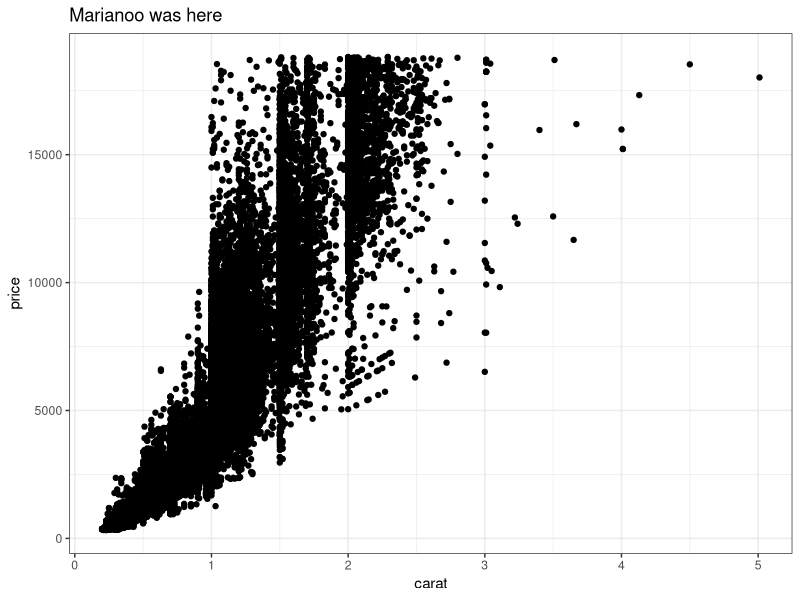
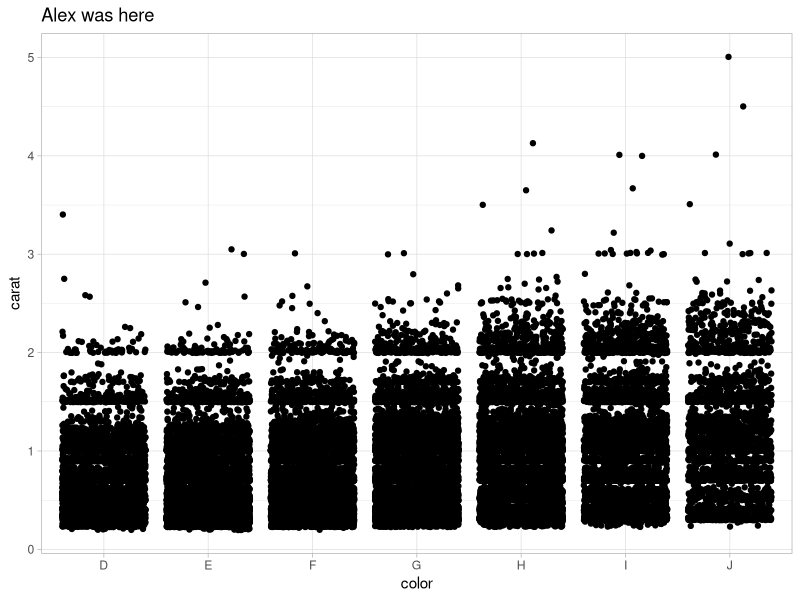
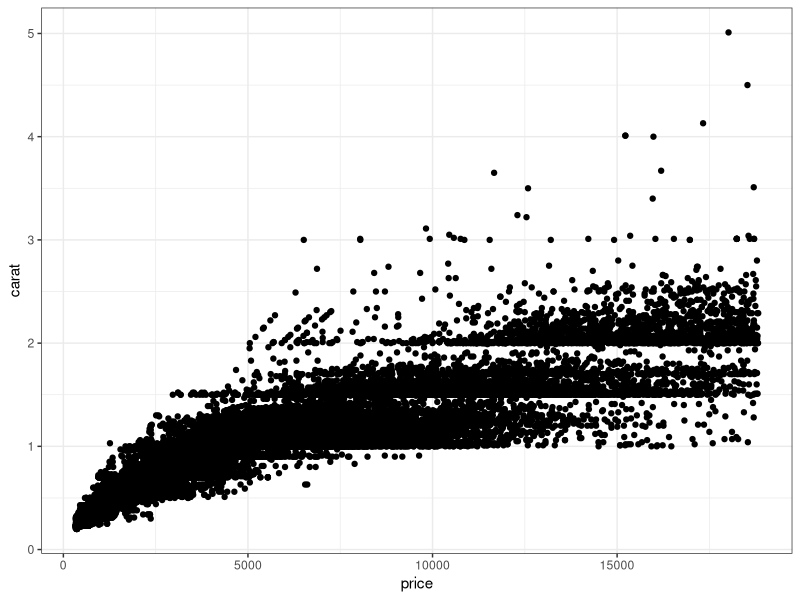
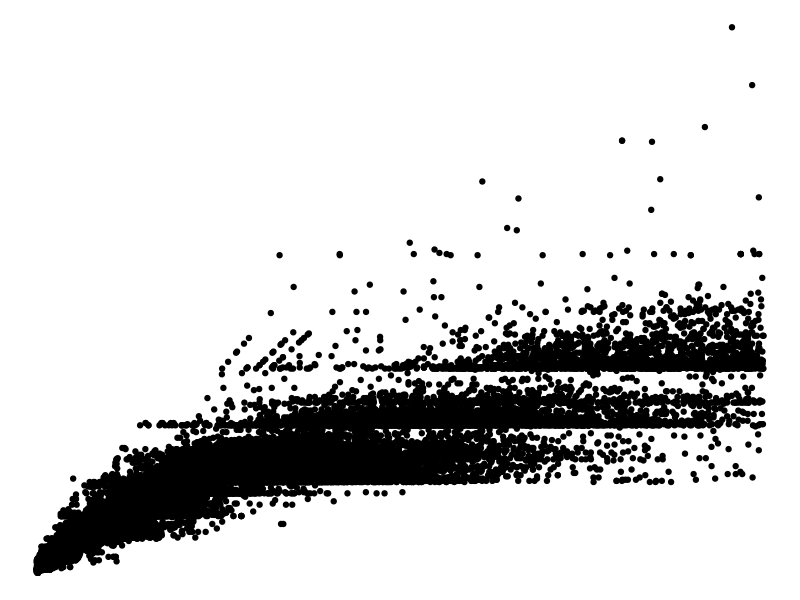

These charts were generated, in order, by the following R code:
## ---- chunk 1
knitr::opts_chunk$set(echo = TRUE)
library(tidyverse)
## ---- chunk 2
# Partner 1: 
# Run the code below to see the original graph
# Change the code below to make the point color change based on 'cut', and update the theme to theme_bw(). Update the title to include your first name. 

ggplot(data = diamonds, aes(x = carat, y = price)) +
  geom_point()+
  theme_bw()+
  labs(title = "Marianoo was here")
## ---- chunk 3
# Partner 2: 
# Run the code below to see the original graph
# Change the code below to make the geom a geom_jitter, and update the theme to theme_light. Update the title to include your first name. 

ggplot(data = diamonds, aes(x = color, y = carat)) +
  geom_jitter() +
  theme_light() +
  labs(title = "Alex was here")
## ---- chunk 4
#Mariano's changes
ggplot(data = diamonds, aes(x = price, y = carat)) +
  geom_point() +
  theme_bw()

# alex's changes
expensive_diamonds <- diamonds %>% 
  filter(price > 1000)

ggplot(data = diamonds, aes(x = price, y = carat)) +
  geom_point() +
  theme_void()
## ---- chunk 5

